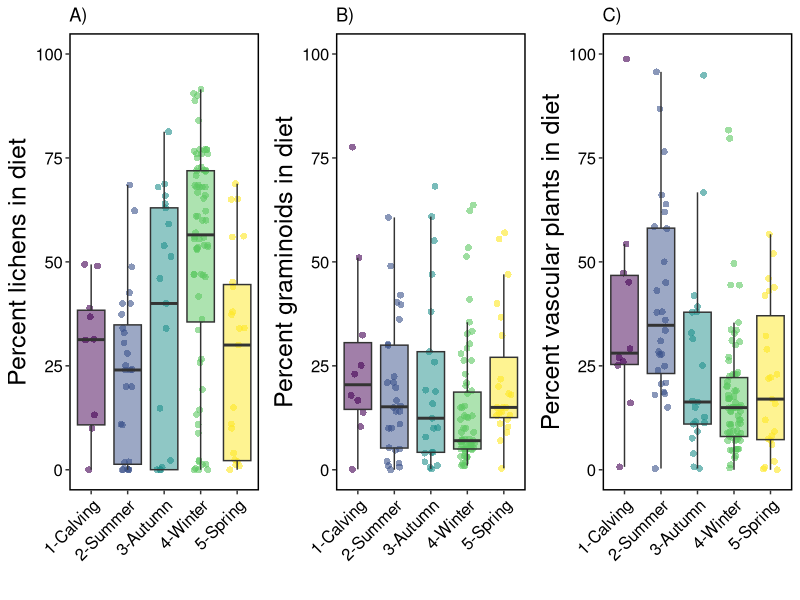

Here is the R script that generated this plot:


library(data.table)
library(ggplot2)
library(gridExtra)

sub <- fread("output/clean-data.csv")


png("figures/fig1.png", width = 8000, height = 4000, units = "px", res = 600)
aa <- ggplot(sub, 
       aes(season, lichen, fill=season)) + 
  geom_jitter(aes(color = season), 
              shape = 16,
              position = position_jitter(0.2),
              size = 2,
              alpha = 0.6) +
  geom_boxplot(aes(fill = season), 
               alpha = 0.5,
               outlier.color = NA) + 
  #geom_bar(stat = "identity", na.rm=TRUE, color = "black", alpha = 0.75) +
  #geom_errorbar(aes(ymin = meanDiet, 
  #                  ymax = meanDiet + sdDiet), width = 0.2) +
  ylab("Percent lichens in diet") + xlab("") +
  scale_fill_viridis_d() +
  scale_color_viridis_d() +
  ylim(0,100) +
  ggtitle("A)") +
  theme(legend.position = 'none',
    legend.key = element_blank(),
    legend.text = element_text(size = 12, color = "black"),
    legend.title = element_blank(),
    axis.title = element_text(size=18),
    axis.text.y = element_text(size=12, color = "black"),
    axis.text.x = element_text(size = 12, color = "black", angle = 45, hjust = 1), 
    strip.text  = element_text(size = 16),
    strip.background = element_rect(colour="black", size = 1, fill = "white"),
    panel.grid.minor = element_blank(),
    panel.background = element_blank(),
    panel.border = element_rect(colour = "black", fill=NA, size=1)) 

bb <- ggplot(sub, 
             aes(season, graminoid, fill=season)) + 
  geom_jitter(aes(color = season), 
              shape = 16,
              position = position_jitter(0.2),
              size = 2,
              alpha = 0.6) +
  geom_boxplot(aes(fill = season), 
               alpha = 0.5,
               outlier.color = NA) + 
  #geom_bar(stat = "identity", na.rm=TRUE, color = "black", alpha = 0.75) +
  #geom_errorbar(aes(ymin = meanDiet, 
  #                  ymax = meanDiet + sdDiet), width = 0.2) +
  ylab("Percent graminoids in diet") + xlab("") +
  scale_fill_viridis_d() +
  scale_color_viridis_d() +
  ylim(0,100) +
  ggtitle("B)") +
  theme(legend.position = 'none',
        legend.key = element_blank(),
        legend.text = element_text(size = 12, color = "black"),
        legend.title = element_blank(),
        axis.title = element_text(size=18),
        axis.text.y = element_text(size=12, color = "black"),
        axis.text.x = element_text(size = 12, color = "black", angle = 45, hjust = 1), 
        strip.text  = element_text(size = 16),
        strip.background = element_rect(colour="black", size = 1, fill = "white"),
        panel.grid.minor = element_blank(),
        panel.background = element_blank(),
        panel.border = element_rect(colour = "black", fill=NA, size=1)) 

cc <- ggplot(sub, 
             aes(season, vascular, fill=season)) + 
  geom_jitter(aes(color = season), 
              shape = 16,
              position = position_jitter(0.2),
              size = 2,
              alpha = 0.6) +
  geom_boxplot(aes(fill = season), 
               alpha = 0.5,
               outlier.color = NA) + 
  #geom_bar(stat = "identity", na.rm=TRUE, color = "black", alpha = 0.75) +
  #geom_errorbar(aes(ymin = meanDiet, 
  #                  ymax = meanDiet + sdDiet), width = 0.2) +
  ylab("Percent vascular plants in diet") + xlab("") +
  scale_fill_viridis_d() +
  scale_color_viridis_d() +
  ylim(0,100) +
  ggtitle("C)") +
  theme(legend.position = 'none',
        legend.key = element_blank(),
        legend.text = element_text(size = 12, color = "black"),
        legend.title = element_blank(),
        axis.title = element_text(size=18),
        axis.text.y = element_text(size=12, color = "black"),
        axis.text.x = element_text(size = 12, color = "black", angle = 45, hjust = 1), 
        strip.text  = element_text(size = 16),
        strip.background = element_rect(colour="black", size = 1, fill = "white"),
        panel.grid.minor = element_blank(),
        panel.background = element_blank(),
        panel.border = element_rect(colour = "black", fill=NA, size=1)) 


grid.arrange(aa,bb, cc, nrow = 1)

dev.off()

